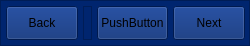
             <widget class="QFrame" name="Page_control_frame">
              <property name="sizePolicy">
               <sizepolicy hsizetype="Preferred" vsizetype="Preferred">
                <horstretch>0</horstretch>
                <verstretch>0</verstretch>
               </sizepolicy>
              </property>
              <property name="minimumSize">
               <size>
                <width>250</width>
                <height>46</height>
               </size>
              </property>
              <property name="maximumSize">
               <size>
                <width>250</width>
                <height>46</height>
               </size>
              </property>
              <property name="styleSheet">
               <string notr="true">background-color: rgb(0, 37, 111);</string>
              </property>
              <property name="frameShape">
               <enum>QFrame::Shape::StyledPanel</enum>
              </property>
              <property name="frameShadow">
               <enum>QFrame::Shadow::Raised</enum>
              </property>
              <layout class="QHBoxLayout" name="horizontalLayout_2" stretch="2,2,2,2">
               <property name="spacing">
                <number>5</number>
               </property>
               <property name="leftMargin">
                <number>5</number>
               </property>
               <property name="topMargin">
                <number>5</number>
               </property>
               <property name="rightMargin">
                <number>5</number>
               </property>
               <property name="bottomMargin">
                <number>5</number>
               </property>
               <item>
                <widget class="QPushButton" name="BackButton_main">
                 <property name="sizePolicy">
                  <sizepolicy hsizetype="Preferred" vsizetype="Preferred">
                   <horstretch>0</horstretch>
                   <verstretch>0</verstretch>
                  </sizepolicy>
                 </property>
                 <property name="minimumSize">
                  <size>
                   <width>0</width>
                   <height>30</height>
                  </size>
                 </property>
                 <property name="maximumSize">
                  <size>
                   <width>16777215</width>
                   <height>40</height>
                  </size>
                 </property>
                 <property name="text">
                  <string>Back</string>
                 </property>
                </widget>
               </item>
               <item>
                <widget class="QLabel" name="Current_page_label">
                 <property name="minimumSize">
                  <size>
                   <width>0</width>
                   <height>30</height>
                  </size>
                 </property>
                 <property name="maximumSize">
                  <size>
                   <width>16777215</width>
                   <height>40</height>
                  </size>
                 </property>
                 <property name="contextMenuPolicy">
                  <enum>Qt::ContextMenuPolicy::ActionsContextMenu</enum>
                 </property>
                 <property name="frameShape">
                  <enum>QFrame::Shape::StyledPanel</enum>
                 </property>
                 <property name="frameShadow">
                  <enum>QFrame::Shadow::Plain</enum>
                 </property>
                 <property name="text">
                  <string/>
                 </property>
                 <property name="alignment">
                  <set>Qt::AlignmentFlag::AlignCenter</set>
                 </property>
                </widget>
               </item>
               <item>
                <widget class="QPushButton" name="Music_bttn">
                 <property name="sizePolicy">
                  <sizepolicy hsizetype="Preferred" vsizetype="Preferred">
                   <horstretch>0</horstretch>
                   <verstretch>0</verstretch>
                  </sizepolicy>
                 </property>
                 <property name="text">
                  <string>PushButton</string>
                 </property>
                </widget>
               </item>
               <item>
                <widget class="QPushButton" name="NextButton_main">
                 <property name="sizePolicy">
                  <sizepolicy hsizetype="Preferred" vsizetype="Preferred">
                   <horstretch>0</horstretch>
                   <verstretch>0</verstretch>
                  </sizepolicy>
                 </property>
                 <property name="minimumSize">
                  <size>
                   <width>0</width>
                   <height>30</height>
                  </size>
                 </property>
                 <property name="maximumSize">
                  <size>
                   <width>16777215</width>
                   <height>40</height>
                  </size>
                 </property>
                 <property name="text">
                  <string>Next</string>
                 </property>
                </widget>
               </item>
              </layout>
             </widget>
